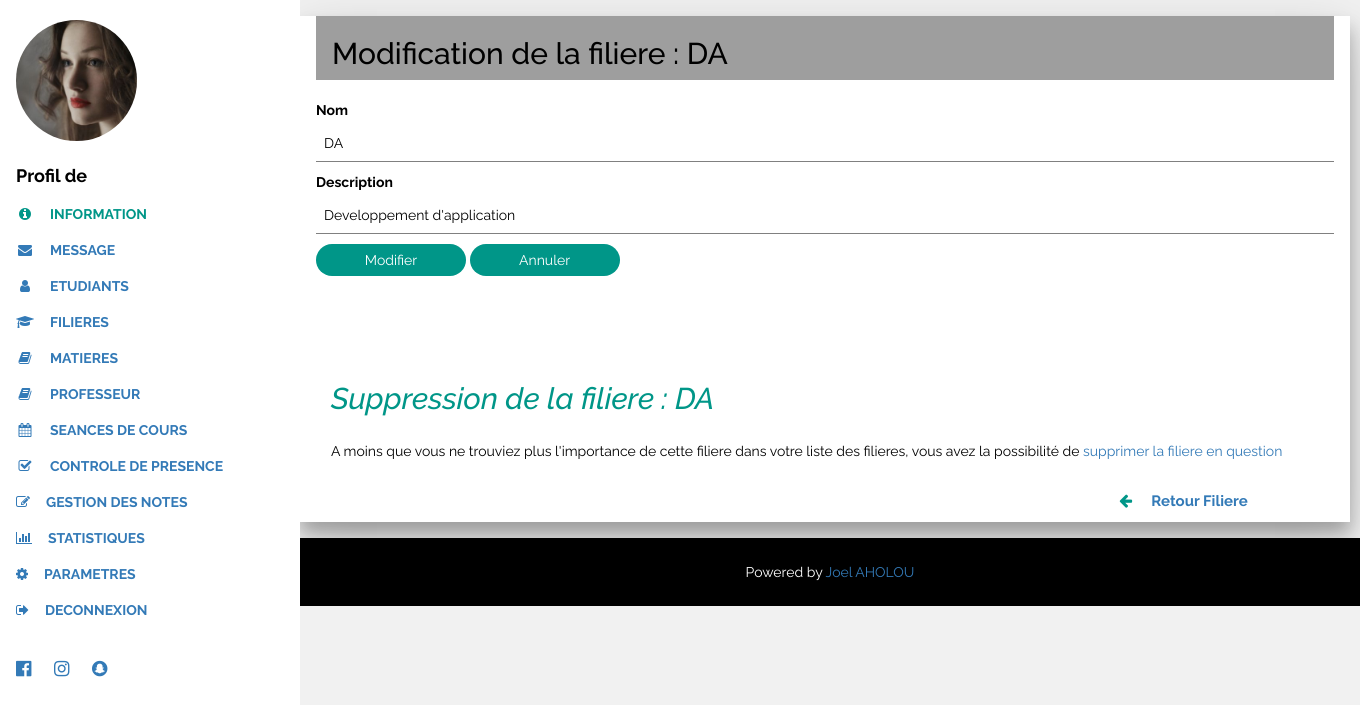
The page /index_etablissement_filiere_action.php?CodeFil=1 on the database its author committed.
### tables this page shows
CREATE TABLE IF NOT EXISTS `filiere` (
`CodeFil` int(11) NOT NULL,
  `NomFil` varchar(100) DEFAULT NULL,
  `Desc_f` text NOT NULL
);

### index_etablissement_filiere_action.php (the view, shortened to what this page needs)
<!DOCTYPE html>
<html>
<link rel="stylesheet" href="w3.css">
<link rel="stylesheet" href="font-awesome.min.css">
<link rel="stylesheet" href="bootstrap.min.css">
<body class="w3-light-grey w3-content" style="max-width:1600px">
<nav class="w3-sidenav w3-collapse w3-white w3-animate-left" style="z-index:3;width:300px;" id="mySidenav"><br>
  <div class="w3-container">
    <img src="w3images/avatar_g2.jpg" style="width:45%;" class="w3-circle"><br><br>
    <h4 class="w3-padding-0"><b>Profil de <?php echo $_SESSION['pseudot']; ?></b></h4>
  </div>
  <a href="#portfolio" onclick="w3_close()" class="w3-padding w3-text-teal"><i class="fa fa fa-info-circle fa-fw w3-margin-right"></i>INFORMATION</a>
  <a href="#about" onclick="w3_close()" class="w3-padding"><i class="fa fa-envelope fa-fw w3-margin-right"></i>MESSAGE</a>
	<a href="index_etablissement_etudiant.php?id=<?php echo ($_SESSION['id']);?>" onclick="w3_close()" class="w3-padding"><i class="fa  fa fa-user fa-fw w3-margin-right"></i>ETUDIANTS</a>
	<a href="index_etablissement_filiere.php?id=<?php echo ($_SESSION['id']);?>" onclick="w3_close()" class="w3-padding"><i class="fa  fa-mortar-board fa-fw w3-margin-right"></i>FILIERES</a>
	<a href="index_etablissement_matiere.php?id=<?php echo ($_SESSION['id']);?>" onclick="w3_close()" class="w3-padding"><i class="fa  fa fa-book fa-fw w3-margin-right"></i>MATIERES</a>
	<a href="index_etablissement_professeur.php?id=<?php echo ($_SESSION['id']);?>" onclick="w3_close()" class="w3-padding"><i class="fa  fa fa-book fa-fw w3-margin-right"></i>PROFESSEUR</a>
	<a href="index_etablissement_cours.php?id=<?php echo ($_SESSION['id']);?>" onclick="w3_close()" class="w3-padding"><i class="fa  fa fa-calendar fa-fw w3-margin-right"></i>SEANCES DE COURS</a>
   <a href="#" onclick="w3_close()" class="w3-padding"><i class="fa  fa fa-check-square-o fa-fw w3-margin-right"></i>CONTROLE DE PRESENCE</a>
   <a href="#" onclick="w3_close()" class="w3-padding"><i class="fa fa fa-edit w3-margin-right"></i>GESTION DES NOTES</a>
   <a href="#" onclick="w3_close()" class="w3-padding"><i class="fa fa fa-bar-chart-o w3-margin-right"></i>STATISTIQUES</a>
   <a href="#" onclick="w3_close()" class="w3-padding"><i class="fa fa fa-cog w3-margin-right"></i>PARAMETRES</a>
   <a href="deconnexion.php" onclick="w3_close()" class="w3-padding"><i class="fa fa fa-sign-out w3-margin-right"></i>DECONNEXION</a>
  <div class="w3-section w3-padding-top w3-large">
    <a href="#" class="w3-hover-white w3-hover-text-indigo w3-show-inline-block"><i class="fa fa-facebook-official"></i></a>
    <a href="#" class="w3-hover-white w3-hover-text-purple w3-show-inline-block"><i class="fa fa-instagram"></i></a>
    <a href="#" class="w3-hover-white w3-hover-text-yellow w3-show-inline-block"><i class="fa fa-snapchat"></i></a>
  </div>
</nav>
<div class="w3-main" style="margin-left:300px">
  <div class="w3-panel w3-card-12 w3-margin-bottom w3-white" style="width:1050px;">
   <?php
            $bdd = new PDO('mysql:host=127.0.0.1; dbname=scolarite1','root', '');
            $CodeFil=$_GET['CodeFil'];
            $_select = $bdd->prepare("SELECT * FROM filiere WHERE CodeFil=$CodeFil ");
            $_select->execute();
            while ($s=$_select->fetch(PDO::FETCH_OBJ)) {
          ?>
		<div class="w3-container w3-grey">
  <h2>Modification de la filiere :  <?php echo $s->NomFil;?></h2>
</div>
<br/>
 <form method="POST" action="">
             <p>
          <label>Nom</label>
          <input class="w3-input" value="<?php echo $s->NomFil;?>" autocomplete="off" name="nom" type="text"></p>
          <p>
          <label>Description</label>
          <input class="w3-input" value="<?php echo $s->Desc_f;?>" autocomplete="off" name="desc" type="text"></p>
  <p><button type="submit" name="valider" class="w3-btn w3-teal w3-round-xxlarge">Modifier</button>
  <button type="reset" class="w3-btn w3-teal w3-round-xxlarge">Annuler</button></p>
</form><br/>
<?php
      }
        ?>
		<br/><br/>
   <?php
            $bdd = new PDO('mysql:host=127.0.0.1; dbname=scolarite1','root', '');
            $CodeFil=$_GET['CodeFil'];
            $_select = $bdd->prepare("SELECT * FROM filiere WHERE CodeFil=$CodeFil");
            $_select->execute();
            while ($z=$_select->fetch(PDO::FETCH_OBJ)) {
          ?>
        <h2 class="w3-text-teal w3-padding-16" style="margin-left:15px;"><i>Suppression de la filiere : <?php echo $z->NomFil;?> </i></h2>
    <p style="margin-left:15px;">
      A moins que vous ne trouviez plus l'importance de cette filiere dans votre liste des filieres, vous avez la possibilité de <a href="#demo" style="text-decoration:none; cursor:pointer;" data-toggle="collapse">supprimer la filiere en question</a>
    </p>
 <br/>
 <?php
			}
 ?>
  <p class="w3-medium" style="margin-left:800px;"><b><i class="fa fa fa-arrow-left fa-fw w3-margin-right w3-text-teal"></i><a href="index_etablissement_filiere.php?id=<?php echo ($_SESSION['id']);?>" target="_parent" class="w3-padding-2" style="text-decoration:none;">Retour Filiere</a></b></p>
</div>
  <div  class="w3-black w3-center w3-padding-24">Powered by <a href="default.html" title="W3.CSS"  class="w3-hover-opacity">Joel AHOLOU</a></div>
</div>
</body>
</html>

### index_etablissement_filiere_action.php (style rules this page uses)
body,h1,h2,h3,h4,h5,h6 { font-family: "Raleway", sans-serif }
.w3-sidenav a,.w3-sidenav h4 { font-weight:bold }
.w3-btn { width:150px; }

### rows shown on the page
filiere: NomFil "DA", nom "DA", desc "Developpement d'application"
